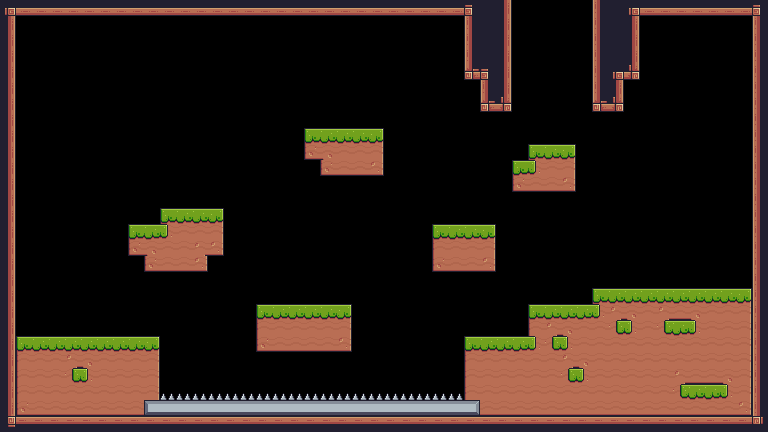

The image is a tile-based game level rendered from a .tmx file. Its description and complete source (layers, tilesets, objects, tile grids) follow:
An orthogonal 48x27 tile map with 16x16 px tiles, 1 tile layer (Capa de patrones 1).

<map version="1.8" tiledversion="1.8.0" orientation="orthogonal" renderorder="right-down" width="48" height="27" tilewidth="16" tileheight="16" infinite="0" nextlayerid="2" nextobjectid="1">
 <tileset firstgid="1" source="../terrain.tsx" />
 <layer id="1" name="Capa de patrones 1" width="48" height="27">
  <data encoding="csv">
92,134,134,134,134,134,134,134,134,134,134,134,134,134,134,134,134,134,134,134,134,134,134,134,134,134,134,134,134,93,112,113,0,0,0,0,0,111,112,92,134,134,134,134,134,134,134,93,
113,0,0,0,0,0,0,0,0,0,0,0,0,0,0,0,0,0,0,0,0,0,0,0,0,0,0,0,0,111,112,113,0,0,0,0,0,111,112,113,0,0,0,0,0,0,0,111,
113,0,0,0,0,0,0,0,0,0,0,0,0,0,0,0,0,0,0,0,0,0,0,0,0,0,0,0,0,111,112,113,0,0,0,0,0,111,112,113,0,0,0,0,0,0,0,111,
113,0,0,0,0,0,0,0,0,0,0,0,0,0,0,0,0,0,0,0,0,0,0,0,0,0,0,0,0,111,112,113,0,0,0,0,0,111,112,113,0,0,0,0,0,0,0,111,
113,0,0,0,0,0,0,0,0,0,0,0,0,0,0,0,0,0,0,0,0,0,0,0,0,0,0,0,0,133,93,113,0,0,0,0,0,111,92,135,0,0,0,0,0,0,0,111,
113,0,0,0,0,0,0,0,0,0,0,0,0,0,0,0,0,0,0,0,0,0,0,0,0,0,0,0,0,0,111,113,0,0,0,0,0,111,113,0,0,0,0,0,0,0,0,111,
113,0,0,0,0,0,0,0,0,0,0,0,0,0,0,0,0,0,0,0,0,0,0,0,0,0,0,0,0,0,133,135,0,0,0,0,0,133,135,0,0,0,0,0,0,0,0,111,
113,0,0,0,0,0,0,0,0,0,0,0,0,0,0,0,0,0,0,0,0,0,0,0,0,0,0,0,0,0,0,0,0,0,0,0,0,0,0,0,0,0,0,0,0,0,0,111,
113,0,0,0,0,0,0,0,0,0,0,0,0,0,0,0,0,0,0,7,8,8,8,9,0,0,0,0,0,0,0,0,0,0,0,0,0,0,0,0,0,0,0,0,0,0,0,111,
113,0,0,0,0,0,0,0,0,0,0,0,0,0,0,0,0,0,0,51,11,30,30,31,0,0,0,0,0,0,0,0,0,7,8,9,0,0,0,0,0,0,0,0,0,0,0,111,
113,0,0,0,0,0,0,0,0,0,0,0,0,0,0,0,0,0,0,0,51,52,52,53,0,0,0,0,0,0,0,0,7,33,30,31,0,0,0,0,0,0,0,0,0,0,0,111,
113,0,0,0,0,0,0,0,0,0,0,0,0,0,0,0,0,0,0,0,0,0,0,0,0,0,0,0,0,0,0,0,51,52,52,53,0,0,0,0,0,0,0,0,0,0,0,111,
113,0,0,0,0,0,0,0,0,0,0,0,0,0,0,0,0,0,0,0,0,0,0,0,0,0,0,0,0,0,0,0,0,0,0,0,0,0,0,0,0,0,0,0,0,0,0,111,
113,0,0,0,0,0,0,0,0,0,7,8,8,9,0,0,0,0,0,0,0,0,0,0,0,0,0,0,0,0,0,0,0,0,0,0,0,0,0,0,0,0,0,0,0,0,0,111,
113,0,0,0,0,0,0,0,7,8,33,30,30,31,0,0,0,0,0,0,0,0,0,0,0,0,0,7,8,8,9,0,0,0,0,0,0,0,0,0,0,0,0,0,0,0,0,111,
113,0,0,0,0,0,0,0,51,11,30,30,10,53,0,0,0,0,0,0,0,0,0,0,0,0,0,29,30,30,31,0,0,0,0,0,0,0,0,0,0,0,0,0,0,0,0,111,
113,0,0,0,0,0,0,0,0,51,52,52,53,0,0,0,0,0,0,0,0,0,0,0,0,0,0,51,52,52,53,0,0,0,0,0,0,0,0,0,0,0,0,0,0,0,0,111,
113,0,0,0,0,0,0,0,0,0,0,0,0,0,0,0,0,0,0,0,0,0,0,0,0,0,0,0,0,0,0,0,0,0,0,0,0,0,0,0,0,0,0,0,0,0,0,111,
113,0,0,0,0,0,0,0,0,0,0,0,0,0,0,0,0,0,0,0,0,0,0,0,0,0,0,0,0,0,0,0,0,0,0,0,0,7,8,8,8,8,8,8,8,8,9,111,
113,0,0,0,0,0,0,0,0,0,0,0,0,0,0,0,7,8,8,8,8,9,0,0,0,0,0,0,0,0,0,0,0,7,8,8,8,33,10,11,30,10,52,11,30,30,31,111,
113,0,0,0,0,0,0,0,0,0,0,0,0,0,0,0,29,30,30,30,30,31,0,0,0,0,0,0,0,0,0,0,0,29,10,11,30,30,32,33,30,32,8,33,30,30,31,111,
113,7,8,8,8,8,8,8,8,9,0,0,0,0,0,0,51,52,52,52,52,53,0,0,0,0,0,0,0,7,8,8,8,33,32,33,30,30,30,30,30,30,30,30,30,30,31,111,
113,29,30,30,10,11,30,30,30,31,0,0,0,0,0,0,0,0,0,0,0,0,0,0,0,0,0,0,0,29,30,30,30,30,30,10,11,30,30,30,30,30,30,30,30,30,31,111,
113,29,30,30,32,33,30,30,30,31,0,0,0,0,0,0,0,0,0,0,0,0,0,0,0,0,0,0,0,29,30,30,30,30,30,32,33,30,30,30,30,30,10,52,52,11,31,111,
113,29,30,30,30,30,30,30,30,31,22,22,22,22,22,22,22,22,22,22,22,22,22,22,22,22,22,22,22,29,30,30,30,30,30,30,30,30,30,30,30,30,32,8,8,33,31,111,
113,51,52,52,52,52,52,52,52,101,102,102,102,102,102,102,102,102,102,102,102,102,102,102,102,102,102,102,102,103,52,52,52,52,52,52,52,52,52,52,52,52,52,52,52,52,53,111,
114,90,90,90,90,90,90,90,90,90,90,90,90,90,90,90,90,90,90,90,90,90,90,90,90,90,90,90,90,90,90,90,90,90,90,90,90,90,90,90,90,90,90,90,90,90,90,115
</data>
 </layer>
</map>